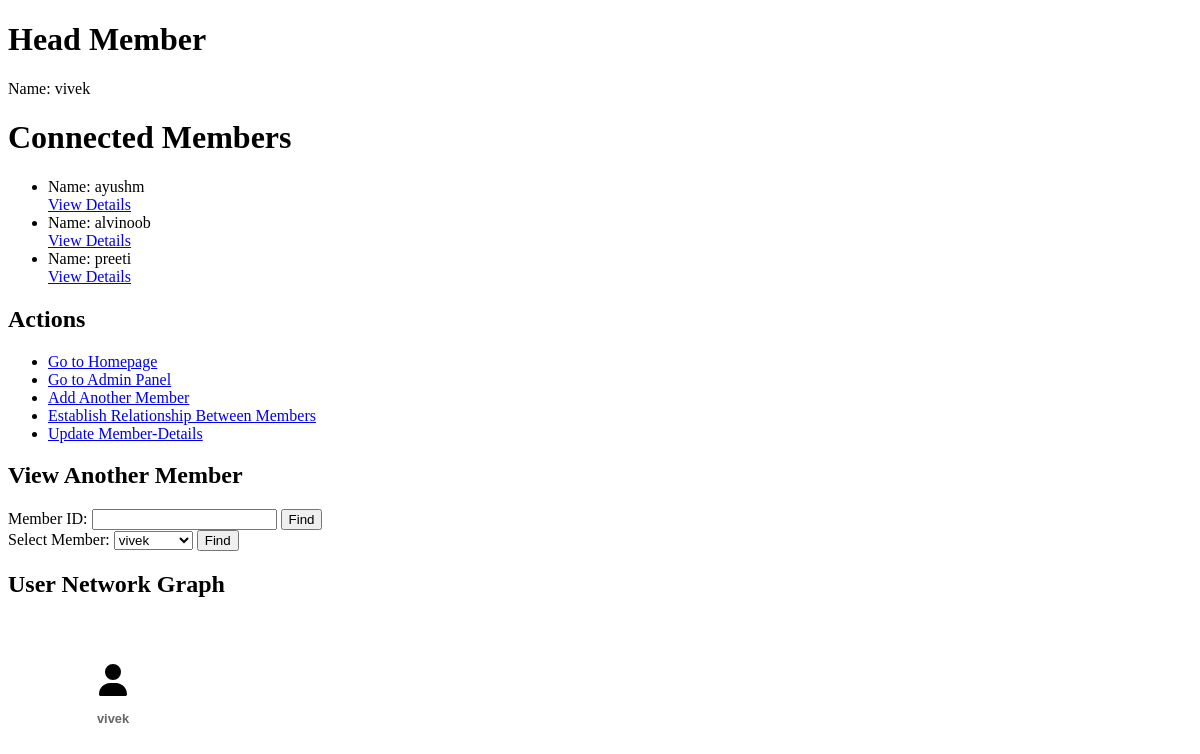
Screenshot of /member/1/ with the database file from the repository.
### mlm/models.py (models this page shows)
class Member(models.Model):
    user = models.OneToOneField(User, on_delete=models.CASCADE)
    sponsor = models.ForeignKey('self', on_delete=models.CASCADE, blank=True, null=True)
    full_name = models.CharField(max_length=255, blank=True, null=True)
    component = models.TextField(blank=True, null=True)
    base_sale_profit = models.DecimalField(max_digits=10, decimal_places=2, blank=True, null=True)
    personal_profit = models.DecimalField(max_digits=10, decimal_places=2, blank=True, null=True)
    profit_from_members = models.DecimalField(max_digits=10, decimal_places=2, blank=True, null=True)
    profit_to_head = models.DecimalField(max_digits=10, decimal_places=2, blank=True, null=True)
    company = models.ForeignKey(Company, on_delete=models.SET_NULL, null=True, blank=True)
    phone_number = models.CharField(max_length=15, blank=True, null=True)
    Products_bought = models.ManyToManyField(Product, related_name='buyers', blank=True)

class MemberRelationship(models.Model):
    parent = models.ForeignKey(Member, related_name='children', on_delete=models.CASCADE)
    child = models.ForeignKey(Member, related_name='parents', on_delete=models.CASCADE)

### mlm/views.py (the view)
# urls.py: path('member/<int:member_id>/', views.member_detail, name='member_detail'),
def member_detail(request, member_id):
    member = Member.objects.get(id=member_id)
    members = Member.objects.all()
    def get_network_tree(member):
        children = []
        for child_relationship in member.children.all():
            children.append(get_network_tree(child_relationship.child))
        return {
            'name': member.user.username,
            'children': children
        }
    network_data = get_network_tree(member)
    network_tree_html = render_network_tree(network_data)
    return render(request, 'member_detail.html', {'member': member, 'members': members, 'network_tree': network_tree_html})

### mlm/views.py (called while the page is built)
def render_network_tree(node):
    html = f'<li><a href="javascript:void(0);"><div class="member-view-box"><div class="member-image"><svg xmlns="http://www.w3.org/2000/svg" viewBox="0 0 448 512" class="icon"><!--!Font Awesome Free 6.5.2 by @fontawesome - https://fontawesome.com License - https://fontawesome.com/license/free Copyright 2024 Fonticons, Inc.--><path d="M224 256A128 128 0 1 0 224 0a128 128 0 1 0 0 256zm-45.7 48C79.8 304 0 383.8 0 482.3C0 498.7 13.3 512 29.7 512H418.3c16.4 0 29.7-13.3 29.7-29.7C448 383.8 368.2 304 269.7 304H178.3z"/></svg><div class="member-details"><h3>{node["name"]}</h3></div></div></div></a>'
    if node.get('children'):
        html += '<ul>'
        for child in node['children']:
            html += render_network_tree(child)
        html += '</ul>'
    html += '</li>'
    return html

### mlm/templates/member_detail.html (shortened to what this page needs)
<!DOCTYPE html>
<html>
<head>
</head>
<body>
    <h1>Head Member</h1>
    <p>Name: {{ member.user.username }}</p>
    <h1>Connected Members</h1>
    {% if member.children.all %}
        <ul>
        {% for relationship in member.children.all %}
            <li>
                Name: {{ relationship.child.user.username }}
                <br><a href="{% url 'member_detail' relationship.child.id %}">View Details</a>
            </li>
        {% endfor %}
        </ul>
    {% else %}
        <p>No connected members found.</p>
    {% endif %}
    <h2>Actions</h2>
    <ul>
        <li><a href="{% url 'homepage' %}">Go to Homepage</a></li>
        <li><a href="/admin/">Go to Admin Panel</a></li>
        <li><a href="{% url 'create_user' %}">Add Another Member</a></li>
        <li><a href="{% url 'establish_relationship' %}">Establish Relationship Between Members</a></li>
        <li><a href="{% url 'update_user' username=member.user.username %}">Update Member-Details</a></li>
    </ul>
    <h2>View Another Member</h2>
    <form action="{% url 'find_member' %}" method="get">
        <label for="member_id">Member ID:</label>
        <input type="text" id="member_id" name="member_id">
        <input type="submit" value="Find">
    </form>
    <form action="{% url 'find_member' %}" method="get">
        <label for="member_select">Select Member:</label>
        <select id="member_select" name="member_id">
            {% for member in members %}
                <option value="{{ member.id }}">{{ member.user.username }}</option>
            {% endfor %}
        </select>
        <input type="submit" value="Find">
    </form>
    <h2>User Network Graph</h2>
    {% include 'member_network.html' %}
</body>
</html>

### mlm/templates/member_network.html (shortened to what this page needs)
<div class="body genealogy-body genealogy-scroll">
    <div class="genealogy-tree">
        {% with network_tree as formatted_tree %}
        <ul>
            {{ formatted_tree|safe }}
        </ul>
        {% endwith %}
    </div>
</div>

### mlm/templates/member_detail.html (style rules this page uses)
.genealogy-body { white-space: nowrap; overflow-y: hidden; padding: 50px; min-height: 500px; padding-top: 10px; }
.genealogy-tree ul { padding-top: 20px; position: relative; padding-left: 0px; display: flex; }
.genealogy-tree li { float: left; text-align: center; list-style-type: none; position: relative; padding: 20px 5px 0 5px; }
.genealogy-tree li::before, .genealogy-tree li::after { content: ''; position: absolute; top: 0; right: 50%; border-top: 2px solid #ccc; width: 50%; height: 18px; }
.genealogy-tree li::after { right: auto; left: 50%; border-left: 2px solid #ccc; }
.genealogy-tree li:only-child::after, .genealogy-tree li:only-child::before { display: none; }
.genealogy-tree li:only-child { padding-top: 0; }
.genealogy-tree li:first-child::before, .genealogy-tree li:last-child::after { border: 0 none; }
.genealogy-tree li:last-child::before { border-right: 2px solid #ccc; border-radius: 0 5px 0 0; -webkit-border-radius: 0 5px 0 0; -moz-border-radius: 0 5px 0 0; }
.genealogy-tree li:first-child::after { border-radius: 5px 0 0 0; -webkit-border-radius: 5px 0 0 0; -moz-border-radius: 5px 0 0 0; }
.icon { color: #007bff; width: 32px; height: 32px; }
.genealogy-tree li a { text-decoration: none; color: #666; font-family: arial, verdana, tahoma; font-size: 11px; display: inline-block; border-radius: 5px; -webkit-border-radius: 5px; -moz-border-radius: 5px; }
.member-view-box { padding:0px 20px; text-align: center; border-radius: 4px; position: relative; }
.member-image { width: 60px; position: relative; }

### rows the page displays
Member: user.username "vivek"
MemberRelationship: child.user.username "ayushm"
MemberRelationship: child.user.username "alvinoob"
MemberRelationship: child.user.username "preeti"

### other values shown
form field member_id "vivek"
